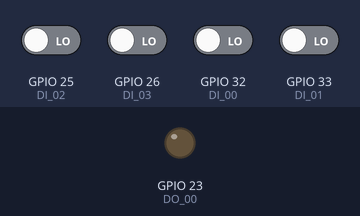
This sketch was run on a simulated ESP32. On the bench: output pins drawn as LEDs (lit = HIGH). Inputs (shaded band) come from the test bench; at power-on: GPIO 25 (DI_02), GPIO 26 (DI_03), GPIO 32 (DI_00), GPIO 33 (DI_01) LOW. What the sketch prints to the serial monitor is not drawn.

Above: at 1.2 s.
1.3 s: GPIO 25 (DI_02) driven HIGH and GPIO 32 (DI_00) driven HIGH
4.3 s: GPIO 33 (DI_01) driven HIGH
At 5.3 s:
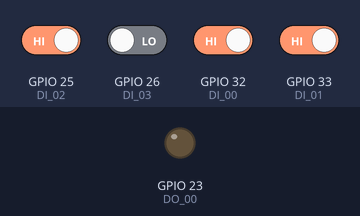
7.3 s: GPIO 26 (DI_03) driven HIGH and GPIO 33 (DI_01) driven LOW
At 10.6 s:
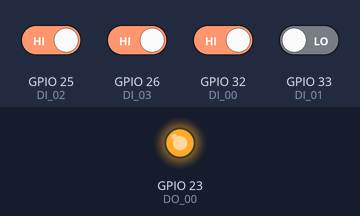
Timing chart, 0 to 12.1 s (numbered marks = the images above; inputs shaded):
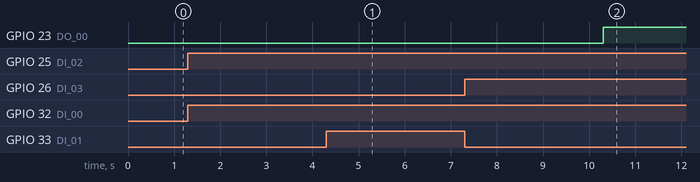

Measured:
- after the input at 1.3 s, every drawn part: stays the same
- after the input at 4.3 s, GPIO 23 (DO_00): stays LOW (without the input it goes to HIGH after 0.00 s)
- after the input at 7.3 s, GPIO 23 (DO_00): LOW → HIGH after 3.0 s

The sketch:

Ejercicio01.ino
```cpp
// --------  GPIO
// Entradas digitales
int DI_00 = 32;
int DI_01 = 33;
int DI_02 = 25;
int DI_03 = 26;

// Salidas Digitales
int DO_00 = 23;

// --------  Señales virtuales
// Entradas
int X_00 = 0;
int X_01 = 0;
int X_02 = 0;
int X_03 = 0;

// Salidas
int Y_00 = 0;

// Bandera
int M_00 = 0;
int M_01 = 0;
int M_02 = 0;

// ---------- Temporizadores

#define  numeroDeTON 16
struct temporizador {
    byte entrada;
    byte salida;
    unsigned long tiempo;
    unsigned long tiempoActual;
} TON[numeroDeTON];
struct temporizadorAux {
    byte bandera;
    unsigned long tiempo_Aux1;
    unsigned long tiempo_Aux2;
} TON_Aux[numeroDeTON];

void actualizarTON (int);

int contador = 0;

void setup() {

  // Configurando pines
  pinMode(DI_00, INPUT);
  pinMode(DI_01, INPUT);
  pinMode(DI_02, INPUT);
  pinMode(DI_03, INPUT);

  pinMode(DO_00, OUTPUT);

  // Condiciones iniciales
  M_00 = 1;

  // Temporizadores

    TON[0].tiempo = (unsigned long)  3000;
    TON[1].tiempo = (unsigned long)  1000;
    // Comunicacion Serie
    Serial.begin(115200);

}

void loop() {
// ---------- Programa

//M_01 = (M_00 || M_01) && !X_03;
//M_02 = M_01 && (X_01 || M_02)  && !X_02 && !X_00;
//Y_00 = M_02;
M_01 = (X_00 || M_01) && !X_01;

TON[0].entrada = M_01;
 actualizarTON(0);

 Y_00 = TON[0].salida;

// Contador de 1 segundo
TON[1].entrada = !TON[1].salida;
actualizarTON(1);


if (TON[1].salida) {
  Serial.write(contador);
  contador ++;
}


// Actualizando entradas y salidas
X_00 = digitalRead(DI_00);
X_01 = digitalRead(DI_01);
X_02 = digitalRead(DI_02);
X_03 = digitalRead(DI_03);

digitalWrite(DO_00, Y_00);

}


void actualizarTON (int i) {
     if (TON [i].entrada)
   {
        if (!TON_Aux[i].bandera) {
           TON_Aux[i].bandera = true;
           TON_Aux[i].tiempo_Aux1 = millis ();
        }
        TON_Aux[i].tiempo_Aux2 = millis ();
        TON [i].tiempoActual = TON_Aux[i].tiempo_Aux2 - TON_Aux[i].tiempo_Aux1;

        if (TON [i].tiempoActual > TON [i].tiempo) {
            TON [i].salida = true;
        }
    } else {
        TON [i].salida = false;
        TON_Aux[i].bandera = false;
    }
}
```
